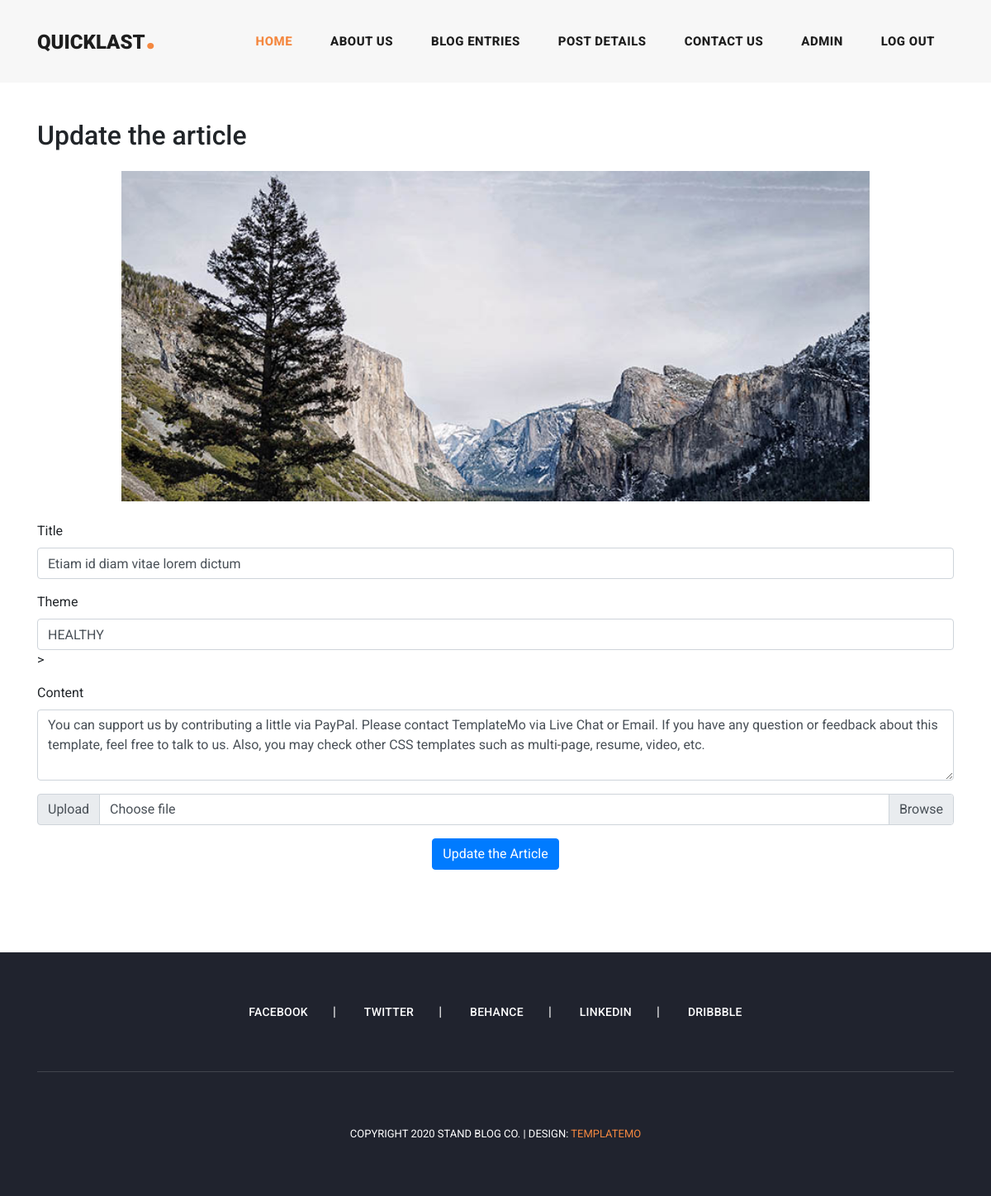
The page /update-article.php?id=1 (signed in) on the database its author committed.
### tables this page shows
CREATE TABLE `articles` (
  `id` int(11) NOT NULL,
  `title` varchar(150) NOT NULL,
  `theme` varchar(50) DEFAULT NULL,
  `content` text NOT NULL,
  `image_path` varchar(255) NOT NULL DEFAULT 'post-default.png',
  `author_id` int(11) NOT NULL,
  `updated_at` timestamp NOT NULL DEFAULT CURRENT_TIMESTAMP ON UPDATE CURRENT_TIMESTAMP,
  `created_at` timestamp NOT NULL DEFAULT CURRENT_TIMESTAMP
);

### app/database/models/article.php (called while the page is built, shortened)
<?php
function getArticleById($id)
{
    global $database;
    $state = $database->prepare("SELECT * FROM `articles` WHERE `id` = :id");
    $state->execute(['id' => $id]);
    $article = $state->fetch(PDO::FETCH_ASSOC);
    return $article;
}

### update-article.php (the view, shortened to what this page needs)
<?php
$article = getArticleById($_GET['id']);
?>
<!DOCTYPE html>
<html lang="en">
<?php include('app/components/meta.php'); ?>
  <body>
    <?php include('app/components/header.php'); ?>
    <section style="padding-top: 120px;" class="admin-panel">
        <div class="container">
            <div class="row">
                <div class="col-lg-12 mb-4">
                </div>
                <div class="col-lg-12">
                    <h2 class="mb-2">Update the article</h2>
                    <form enctype="multipart/form-data" action="/app/actions/update_article.php" method="post">
                        <div class="box">
                            <img src="<?= $article['image_path']; ?>" alt="">
                        </div>
                        <div class="form-group">
                            <label for="title">Title</label>
                            <input
                            name="title"
                            type="text"
                            class="form-control"
                            id="title"
                            value="<?=$article['title']?>">
                        </div>
                        <div class="form-group">
                            <label for="theme">Theme</label>
                            <input name="theme" type="text" class="form-control" id="theme" value="<?=$article['theme']?>">>
                        </div>
                        <div class="form-group">
                            <label for="content">Content</label>
                            <textarea name="content" class="form-control" id="content" rows="3"><?=$article['content'];?></textarea>
                        </div>
                        <div class="input-group mb-3">
                            <div class="input-group-prepend">
                                <span class="input-group-text" id="inputGroupFileAddon01">Upload</span>
                            </div>
                            <div class="custom-file">
                                <label class="custom-file-label" for="inputGroupFile01">Choose file</label>
                            </div>
                        </div>
                        <div class="row">
                            <div class="col-lg-12">
                                <div class="d-flex justify-content-center">
                                    <button class="btn btn-primary">
                                        Update the Article
                                    </button>
                                </div>
                            </div>
                        </div>
                    </form>
                </div>
            </div>
        </div>
    </section>
    <footer>
      <div class="container">
        <div class="row">
          <div class="col-lg-12">
            <ul class="social-icons">
              <li><a href="#">Facebook</a></li>
              <li><a href="#">Twitter</a></li>
              <li><a href="#">Behance</a></li>
              <li><a href="#">Linkedin</a></li>
              <li><a href="#">Dribbble</a></li>
            </ul>
          </div>
          <div class="col-lg-12">
            <div class="copyright-text">
              <p>Copyright 2020 Stand Blog Co.
                 | Design: <a rel="nofollow" href="https://templatemo.com" target="_parent">TemplateMo</a></p>
            </div>
          </div>
        </div>
      </div>
    </footer>
  </body>
</html>

### assets/css/templatemo-stand-blog.css (style rules this page uses)
body { font-family: 'Roboto', sans-serif; overflow-x: hidden; text-rendering: optimizeLegibility; -webkit-font-smoothing: antialiased; -moz-osx-font-smoothing: grayscale; }
p { margin-bottom: 0px; font-size: 15px; font-weight: 400; color: #7a7a7a; line-height: 30px; }
a { text-decoration: none!important; }
ul { padding: 0; margin: 0; list-style: none; }
h1,h2,h3,h4,h5,h6 { margin: 0px; }
footer { margin-top: 100px; text-align: center; background-color: #20232e; padding: 60px 0px; }
footer ul.social-icons { padding-bottom: 60px; margin-bottom: 60px; border-bottom: 1px solid rgba(250,250,250,0.15); }
footer ul.social-icons li { display: inline-block; margin-right: 30px; }
footer ul.social-icons li:after { content: "|"; color: #fff; margin-left: 30px; }
footer ul.social-icons li:last-child { margin-right: 0px; }
footer ul.social-icons li:last-child::after { display: none; }
footer ul.social-icons li a { font-size: 14px; text-transform: uppercase; color: #fff; font-weight: 500; letter-spacing: 0.25px; transition: all .3s; }
footer p { font-size: 13px; text-transform: uppercase; color: #fff; }
footer p a { color: #f48840; }

### update-article.php (style rules this page uses)
.box { height: 400px; margin: 24px auto; }
.box img { width: 100%; height: 100%; object-fit: contain; }

### rows shown on the page
articles: image_path (picture), title "Etiam id diam vitae lorem dictum", theme "HEALTHY", content "You can support us by contributing a little via PayPal. Please contact TemplateMo via Live Chat or Email. If you have any question or feedback about this template, feel free to talk to us. Also, you may check other CSS templates such as multi-page, resume, video, etc."
